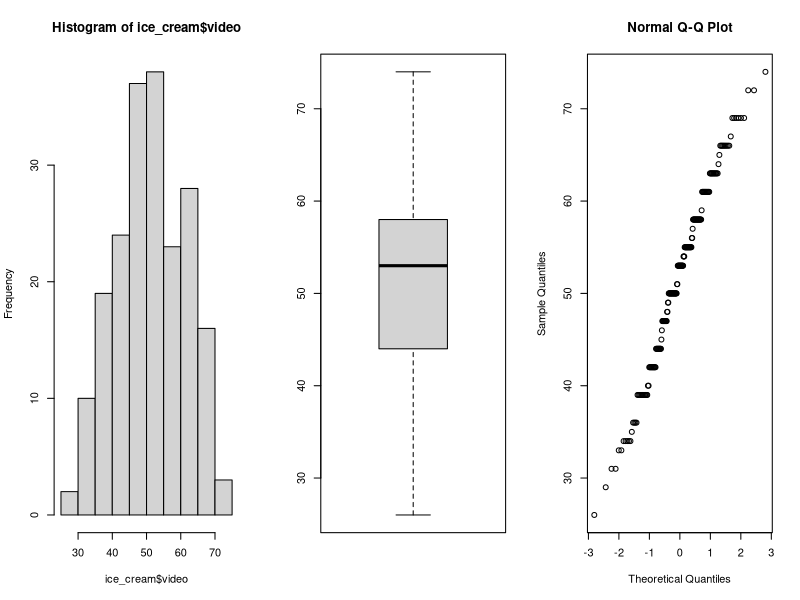

Recreate this plot in R.
## ---- chunk 1
ice_cream <- read.csv('data/Ice_cream.csv')
ice_cream$ice_cream <- NULL

video.mean <- mean(ice_cream$video)

par(mfrow=c(1,3))
hist(ice_cream$video)
boxplot(ice_cream$video)
qqnorm(ice_cream$video)

shapiro.test(ice_cream$video)
## ---- chunk 2
# Compute 97% CI
video.sd <- sd(ice_cream$video)
margin <- qnorm(0.985)*video.sd/sqrt(length(ice_cream$video))
ci.lower <- video.mean - margin
ci.upper <- video.mean + margin
print(paste("CI:", ci.lower, ci.upper))

# Compute sample size for size 3 CI
margin.target = 3 / 2
n.sample <- (qnorm(0.985)*video.sd/margin.target)^2
print(paste("Required sample size:", ceiling(n.sample)))

# Compute bootstrap CI
B=1000
Tstar=numeric(B)
for (i in 1:B){
  Xstar=sample(ice_cream$video,replace=TRUE)
  Tstar[i]=mean(Xstar)
}
Tstar.015 <- quantile(Tstar, 0.015)
Tstar.985 <- quantile(Tstar, 0.985)
print(paste("Bootstrap CI:", 2*video.mean-Tstar.985, 2*video.mean-Tstar.015))
## ---- chunk 3
t.test(ice_cream$video, mu=50, alternative = "greater")

t.test(ice_cream$video, mu=51, alternative = "greater")
